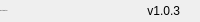
              <widget class="QFrame" name="bottomBar">
               <property name="minimumSize">
                <size>
                 <width>0</width>
                 <height>22</height>
                </size>
               </property>
               <property name="maximumSize">
                <size>
                 <width>16777215</width>
                 <height>22</height>
                </size>
               </property>
               <property name="frameShape">
                <enum>QFrame::NoFrame</enum>
               </property>
               <property name="frameShadow">
                <enum>QFrame::Raised</enum>
               </property>
               <layout class="QHBoxLayout" name="horizontalLayout_5">
                <property name="spacing">
                 <number>0</number>
                </property>
                <property name="leftMargin">
                 <number>0</number>
                </property>
                <property name="topMargin">
                 <number>0</number>
                </property>
                <property name="rightMargin">
                 <number>0</number>
                </property>
                <property name="bottomMargin">
                 <number>0</number>
                </property>
                <item>
                 <widget class="QLabel" name="creditsLabel">
                  <property name="maximumSize">
                   <size>
                    <width>16777215</width>
                    <height>16</height>
                   </size>
                  </property>
                  <property name="font">
                   <font>
                    <family>Segoe UI</family>
                    <pointsize>-1</pointsize>
                    <weight>50</weight>
                    <italic>false</italic>
                    <bold>false</bold>
                   </font>
                  </property>
                  <property name="text">
                   <string>By: fit-project.org</string>
                  </property>
                  <property name="alignment">
                   <set>Qt::AlignLeading|Qt::AlignLeft|Qt::AlignVCenter</set>
                  </property>
                 </widget>
                </item>
                <item>
                 <widget class="QLabel" name="version">
                  <property name="text">
                   <string>v1.0.3</string>
                  </property>
                  <property name="alignment">
                   <set>Qt::AlignRight|Qt::AlignTrailing|Qt::AlignVCenter</set>
                  </property>
                 </widget>
                </item>
                <item>
                 <widget class="QFrame" name="frame_size_grip">
                  <property name="minimumSize">
                   <size>
                    <width>20</width>
                    <height>0</height>
                   </size>
                  </property>
                  <property name="maximumSize">
                   <size>
                    <width>20</width>
                    <height>16777215</height>
                   </size>
                  </property>
                  <property name="frameShape">
                   <enum>QFrame::NoFrame</enum>
                  </property>
                  <property name="frameShadow">
                   <enum>QFrame::Raised</enum>
                  </property>
                 </widget>
                </item>
               </layout>
              </widget>
